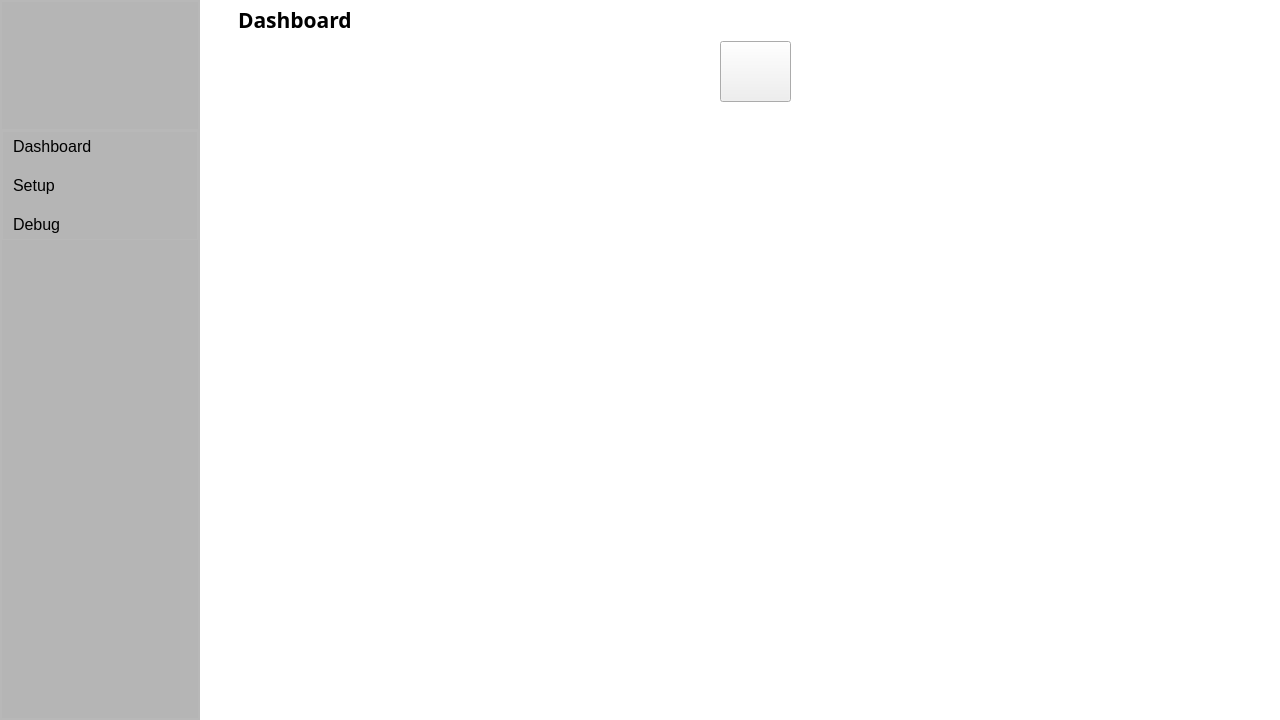
<?xml version="1.0" encoding="UTF-8"?>
<ui version="4.0">
 <class>MainWindow</class>
 <widget class="QMainWindow" name="MainWindow">
  <property name="geometry">
   <rect>
    <x>0</x>
    <y>0</y>
    <width>1280</width>
    <height>720</height>
   </rect>
  </property>
  <property name="minimumSize">
   <size>
    <width>1280</width>
    <height>720</height>
   </size>
  </property>
  <property name="windowTitle">
   <string>Innopark Desktop</string>
  </property>
  <widget class="QWidget" name="centralwidget">
   <property name="styleSheet">
    <string notr="true">#centralwidget{
background-color:#FFFFFF;
}
#leftSlideMenu{
background-color:#b5b5b5;
}
#dashboardButton, #setupButton, #debugButton{
background-color:transparent;
border-top-left-radius:15px;
font-size:16px;
padding:5px;
text-align:left;
}</string>
   </property>
   <layout class="QHBoxLayout" name="horizontalLayout">
    <property name="spacing">
     <number>0</number>
    </property>
    <property name="leftMargin">
     <number>0</number>
    </property>
    <property name="topMargin">
     <number>0</number>
    </property>
    <property name="rightMargin">
     <number>0</number>
    </property>
    <property name="bottomMargin">
     <number>0</number>
    </property>
    <item>
     <widget class="QWidget" name="leftSlideMenu" native="true">
      <property name="minimumSize">
       <size>
        <width>0</width>
        <height>0</height>
       </size>
      </property>
      <property name="maximumSize">
       <size>
        <width>200</width>
        <height>16777215</height>
       </size>
      </property>
      <property name="styleSheet">
       <string notr="true"/>
      </property>
      <layout class="QVBoxLayout" name="verticalLayout_2">
       <property name="spacing">
        <number>0</number>
       </property>
       <property name="leftMargin">
        <number>0</number>
       </property>
       <property name="topMargin">
        <number>0</number>
       </property>
       <property name="rightMargin">
        <number>0</number>
       </property>
       <property name="bottomMargin">
        <number>0</number>
       </property>
       <item>
        <widget class="QFrame" name="frame">
         <property name="frameShape">
          <enum>QFrame::StyledPanel</enum>
         </property>
         <property name="frameShadow">
          <enum>QFrame::Raised</enum>
         </property>
         <layout class="QVBoxLayout" name="verticalLayout_3">
          <property name="spacing">
           <number>0</number>
          </property>
          <property name="leftMargin">
           <number>0</number>
          </property>
          <property name="topMargin">
           <number>0</number>
          </property>
          <property name="rightMargin">
           <number>0</number>
          </property>
          <property name="bottomMargin">
           <number>0</number>
          </property>
          <item>
           <widget class="QFrame" name="logoFrame">
            <property name="frameShape">
             <enum>QFrame::StyledPanel</enum>
            </property>
            <property name="frameShadow">
             <enum>QFrame::Raised</enum>
            </property>
            <layout class="QHBoxLayout" name="horizontalLayout_2">
             <property name="spacing">
              <number>0</number>
             </property>
             <property name="leftMargin">
              <number>10</number>
             </property>
             <property name="topMargin">
              <number>10</number>
             </property>
             <property name="rightMargin">
              <number>10</number>
             </property>
             <property name="bottomMargin">
              <number>50</number>
             </property>
             <item alignment="Qt::AlignLeft|Qt::AlignTop">
              <widget class="QLabel" name="label_2">
               <property name="minimumSize">
                <size>
                 <width>180</width>
                 <height>67</height>
                </size>
               </property>
               <property name="maximumSize">
                <size>
                 <width>500</width>
                 <height>67</height>
                </size>
               </property>
               <property name="font">
                <font>
                 <family>Candara</family>
                 <pointsize>30</pointsize>
                </font>
               </property>
               <property name="text">
                <string/>
               </property>
               <property name="pixmap">
                <pixmap resource="../resource/logos.qrc">:/brand/logos/innopark.png</pixmap>
               </property>
               <property name="scaledContents">
                <bool>true</bool>
               </property>
              </widget>
             </item>
            </layout>
           </widget>
          </item>
          <item>
           <widget class="QFrame" name="frame_3">
            <property name="sizePolicy">
             <sizepolicy hsizetype="Preferred" vsizetype="Expanding">
              <horstretch>0</horstretch>
              <verstretch>0</verstretch>
             </sizepolicy>
            </property>
            <property name="frameShape">
             <enum>QFrame::StyledPanel</enum>
            </property>
            <property name="frameShadow">
             <enum>QFrame::Raised</enum>
            </property>
            <layout class="QVBoxLayout" name="verticalLayout_6">
             <property name="spacing">
              <number>0</number>
             </property>
             <property name="leftMargin">
              <number>0</number>
             </property>
             <property name="topMargin">
              <number>0</number>
             </property>
             <property name="rightMargin">
              <number>0</number>
             </property>
             <property name="bottomMargin">
              <number>0</number>
             </property>
             <item alignment="Qt::AlignTop">
              <widget class="QFrame" name="menuOptionsFrame">
               <property name="frameShape">
                <enum>QFrame::StyledPanel</enum>
               </property>
               <property name="frameShadow">
                <enum>QFrame::Raised</enum>
               </property>
               <layout class="QVBoxLayout" name="verticalLayout_5">
                <property name="spacing">
                 <number>10</number>
                </property>
                <property name="leftMargin">
                 <number>5</number>
                </property>
                <property name="topMargin">
                 <number>0</number>
                </property>
                <property name="rightMargin">
                 <number>0</number>
                </property>
                <property name="bottomMargin">
                 <number>0</number>
                </property>
                <item>
                 <widget class="QPushButton" name="dashboardButton">
                  <property name="styleSheet">
                   <string notr="true"/>
                  </property>
                  <property name="text">
                   <string>Dashboard</string>
                  </property>
                  <property name="icon">
                   <iconset resource="../resource/icons.qrc">
                    <normaloff>:/black/icons/home.svg</normaloff>:/black/icons/home.svg</iconset>
                  </property>
                 </widget>
                </item>
                <item>
                 <widget class="QPushButton" name="setupButton">
                  <property name="styleSheet">
                   <string notr="true"/>
                  </property>
                  <property name="text">
                   <string>Setup</string>
                  </property>
                  <property name="icon">
                   <iconset resource="../resource/icons.qrc">
                    <normaloff>:/black/icons/sliders.svg</normaloff>:/black/icons/sliders.svg</iconset>
                  </property>
                 </widget>
                </item>
                <item>
                 <widget class="QPushButton" name="debugButton">
                  <property name="styleSheet">
                   <string notr="true"/>
                  </property>
                  <property name="text">
                   <string>Debug</string>
                  </property>
                  <property name="icon">
                   <iconset resource="../resource/icons.qrc">
                    <normaloff>:/black/icons/info.svg</normaloff>:/black/icons/info.svg</iconset>
                  </property>
                 </widget>
                </item>
               </layout>
              </widget>
             </item>
            </layout>
           </widget>
          </item>
         </layout>
        </widget>
       </item>
      </layout>
     </widget>
    </item>
    <item>
     <widget class="QWidget" name="screen" native="true">
      <property name="enabled">
       <bool>true</bool>
      </property>
      <property name="sizePolicy">
       <sizepolicy hsizetype="Minimum" vsizetype="Minimum">
        <horstretch>0</horstretch>
        <verstretch>0</verstretch>
       </sizepolicy>
      </property>
      <property name="minimumSize">
       <size>
        <width>500</width>
        <height>0</height>
       </size>
      </property>
      <property name="styleSheet">
       <string notr="true">#screen{
background-color:#FFFFFF;
}</string>
      </property>
      <layout class="QVBoxLayout" name="verticalLayout">
       <property name="sizeConstraint">
        <enum>QLayout::SetDefaultConstraint</enum>
       </property>
       <property name="leftMargin">
        <number>0</number>
       </property>
       <property name="topMargin">
        <number>5</number>
       </property>
       <property name="rightMargin">
        <number>0</number>
       </property>
       <property name="bottomMargin">
        <number>0</number>
       </property>
       <item>
        <layout class="QHBoxLayout" name="top_bar">
         <item>
          <widget class="QPushButton" name="menuButton">
           <property name="styleSheet">
            <string notr="true">#menuButton{
background-color:transparent;
border:0px
}</string>
           </property>
           <property name="text">
            <string/>
           </property>
           <property name="icon">
            <iconset resource="../resource/icons.qrc">
             <normaloff>:/black/icons/menu.svg</normaloff>:/black/icons/menu.svg</iconset>
           </property>
           <property name="iconSize">
            <size>
             <width>32</width>
             <height>32</height>
            </size>
           </property>
          </widget>
         </item>
         <item>
          <widget class="QLabel" name="screenPageLabel">
           <property name="font">
            <font>
             <family>Candara</family>
             <pointsize>16</pointsize>
             <weight>75</weight>
             <italic>false</italic>
             <bold>true</bold>
             <underline>false</underline>
             <strikeout>false</strikeout>
             <stylestrategy>PreferAntialias</stylestrategy>
            </font>
           </property>
           <property name="text">
            <string>Dashboard</string>
           </property>
          </widget>
         </item>
         <item>
          <spacer name="horizontalSpacer">
           <property name="orientation">
            <enum>Qt::Horizontal</enum>
           </property>
           <property name="sizeHint" stdset="0">
            <size>
             <width>40</width>
             <height>20</height>
            </size>
           </property>
          </spacer>
         </item>
        </layout>
       </item>
       <item>
        <widget class="QStackedWidget" name="screenStackedWidget">
         <property name="sizePolicy">
          <sizepolicy hsizetype="Preferred" vsizetype="Preferred">
           <horstretch>0</horstretch>
           <verstretch>0</verstretch>
          </sizepolicy>
         </property>
         <property name="font">
          <font>
           <pointsize>15</pointsize>
           <strikeout>false</strikeout>
           <stylestrategy>PreferAntialias</stylestrategy>
          </font>
         </property>
         <widget class="QWidget" name="dashboardPage">
          <widget class="QPushButton" name="startSystemButton">
           <property name="geometry">
            <rect>
             <x>520</x>
             <y>0</y>
             <width>71</width>
             <height>61</height>
            </rect>
           </property>
           <property name="font">
            <font>
             <pointsize>50</pointsize>
            </font>
           </property>
           <property name="text">
            <string/>
           </property>
           <property name="icon">
            <iconset resource="../resource/icons.qrc">
             <normaloff>:/black/icons/power.svg</normaloff>:/black/icons/power.svg</iconset>
           </property>
           <property name="iconSize">
            <size>
             <width>32</width>
             <height>32</height>
            </size>
           </property>
          </widget>
         </widget>
         <widget class="QWidget" name="setupPage"/>
         <widget class="QWidget" name="debugPage">
          <layout class="QVBoxLayout" name="verticalLayout_4">
           <property name="spacing">
            <number>0</number>
           </property>
           <property name="leftMargin">
            <number>0</number>
           </property>
           <property name="topMargin">
            <number>0</number>
           </property>
           <property name="rightMargin">
            <number>0</number>
           </property>
           <property name="bottomMargin">
            <number>0</number>
           </property>
           <item>
            <widget class="QFrame" name="frame_2">
             <property name="frameShape">
              <enum>QFrame::StyledPanel</enum>
             </property>
             <property name="frameShadow">
              <enum>QFrame::Raised</enum>
             </property>
             <layout class="QVBoxLayout" name="verticalLayout_7">
              <property name="spacing">
               <number>0</number>
              </property>
              <property name="leftMargin">
               <number>9</number>
              </property>
              <property name="topMargin">
               <number>14</number>
              </property>
              <property name="rightMargin">
               <number>0</number>
              </property>
              <property name="bottomMargin">
               <number>0</number>
              </property>
              <item>
               <widget class="QLabel" name="label">
                <property name="font">
                 <font>
                  <pointsize>21</pointsize>
                  <underline>false</underline>
                 </font>
                </property>
                <property name="text">
                 <string>Options:</string>
                </property>
               </widget>
              </item>
              <item>
               <layout class="QHBoxLayout" name="horizontalLayout_3">
                <property name="leftMargin">
                 <number>10</number>
                </property>
                <property name="topMargin">
                 <number>16</number>
                </property>
                <item>
                 <widget class="QCheckBox" name="debugOtCb">
                  <property name="text">
                   <string>Object Tracking</string>
                  </property>
                 </widget>
                </item>
                <item>
                 <widget class="QCheckBox" name="debugPtmCb">
                  <property name="text">
                   <string>Parking Tariff Management</string>
                  </property>
                 </widget>
                </item>
                <item>
                 <widget class="QCheckBox" name="checkBox">
                  <property name="text">
                   <string>Parking Violation Management</string>
                  </property>
                 </widget>
                </item>
                <item>
                 <spacer name="horizontalSpacer_2">
                  <property name="orientation">
                   <enum>Qt::Horizontal</enum>
                  </property>
                  <property name="sizeHint" stdset="0">
                   <size>
                    <width>40</width>
                    <height>20</height>
                   </size>
                  </property>
                 </spacer>
                </item>
               </layout>
              </item>
              <item>
               <layout class="QHBoxLayout" name="debugFrames"/>
              </item>
              <item>
               <spacer name="verticalSpacer">
                <property name="orientation">
                 <enum>Qt::Vertical</enum>
                </property>
                <property name="sizeHint" stdset="0">
                 <size>
                  <width>20</width>
                  <height>40</height>
                 </size>
                </property>
               </spacer>
              </item>
             </layout>
            </widget>
           </item>
          </layout>
         </widget>
        </widget>
       </item>
      </layout>
     </widget>
    </item>
   </layout>
  </widget>
 </widget>
 <resources>
  <include location="../resource/icons.qrc"/>
  <include location="../resource/logos.qrc"/>
 </resources>
 <connections/>
</ui>
